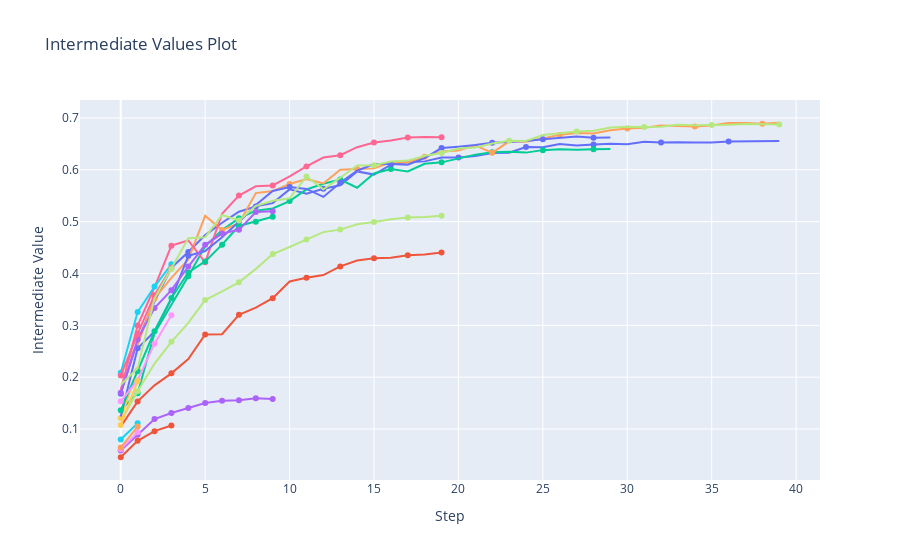

This figure's notebook cell:
### Code cell
opt_viz.plot_intermediate_values(study)

### Figure 1 — Plotly figure (JSON) as saved in the notebook; plotly's stock layout.template omitted (floating-point values rounded to 4 significant figures)
{"data": [{"marker": {"maxdisplayed": 10}, "mode": "lines+markers", "name": "Trial0", "type": "scatter", "x": [0, 1, 2, 3, 4, 5, 6, 7, 8, 9, 10, 11, 12, 13, 14, 15, 16, 17, 18, 19, 20, 21, 22, 23, 24, 25, 26, 27, 28, 29, 30, 31, 32, 33, 34, 35, 36, 37, 38, 39], "y": [0.1681, 0.2703, 0.3463, 0.4111, 0.4416, 0.474, 0.4978, 0.5192, 0.5294, 0.5357, 0.5622, 0.5539, 0.5634, 0.57, 0.5968, 0.5907, 0.61, 0.6147, 0.6162, 0.6235, 0.6236, 0.6267, 0.6324, 0.633, 0.6437, 0.6433, 0.6497, 0.6467, 0.6487, 0.6504, 0.6493, 0.6542, 0.6525, 0.6533, 0.6526, 0.6526, 0.6545, 0.6544, 0.6557, 0.6555]}, {"marker": {"maxdisplayed": 10}, "mode": "lines+markers", "name": "Trial1", "type": "scatter", "x": [0, 1, 2, 3, 4, 5, 6, 7, 8, 9, 10, 11, 12, 13, 14, 15, 16, 17, 18, 19], "y": [0.1046, 0.1533, 0.1843, 0.2074, 0.2351, 0.2823, 0.283, 0.3204, 0.3341, 0.3524, 0.3846, 0.3916, 0.397, 0.4137, 0.425, 0.4293, 0.4305, 0.435, 0.4368, 0.4405]}, {"marker": {"maxdisplayed": 10}, "mode": "lines+markers", "name": "Trial2", "type": "scatter", "x": [0, 1, 2, 3, 4, 5, 6, 7, 8, 9, 10, 11, 12, 13, 14, 15, 16, 17, 18, 19, 20, 21, 22, 23, 24, 25, 26, 27, 28, 29], "y": [0.1367, 0.1691, 0.2847, 0.3389, 0.3946, 0.4523, 0.484, 0.5063, 0.5212, 0.5253, 0.5396, 0.5621, 0.5729, 0.5811, 0.5654, 0.5928, 0.6015, 0.5969, 0.6115, 0.6143, 0.6217, 0.6292, 0.6337, 0.6347, 0.6331, 0.6379, 0.6394, 0.6386, 0.6398, 0.6399]}, {"marker": {"maxdisplayed": 10}, "mode": "lines+markers", "name": "Trial3", "type": "scatter", "x": [0, 1, 2, 3, 4, 5, 6, 7, 8, 9], "y": [0.0588, 0.0889, 0.1193, 0.1309, 0.1406, 0.1503, 0.1545, 0.1554, 0.1596, 0.1581]}, {"marker": {"maxdisplayed": 10}, "mode": "lines+markers", "name": "Trial4", "type": "scatter", "x": [0, 1, 2, 3, 4, 5, 6, 7, 8, 9, 10, 11, 12, 13, 14, 15, 16, 17, 18, 19, 20, 21, 22, 23, 24, 25, 26, 27, 28, 29, 30, 31, 32, 33, 34, 35, 36, 37, 38, 39], "y": [0.2113, 0.2626, 0.3519, 0.3915, 0.4269, 0.5113, 0.4839, 0.4965, 0.5551, 0.5589, 0.5725, 0.5823, 0.5736, 0.6001, 0.6014, 0.6027, 0.6145, 0.6139, 0.625, 0.6352, 0.6373, 0.6473, 0.6327, 0.6548, 0.6541, 0.6603, 0.6673, 0.6707, 0.6699, 0.6761, 0.6794, 0.6812, 0.6852, 0.6846, 0.6836, 0.6855, 0.6902, 0.6901, 0.6886, 0.6907]}, {"marker": {"maxdisplayed": 10}, "mode": "lines+markers", "name": "Trial5", "type": "scatter", "x": [0, 1], "y": [0.08, 0.1113]}, {"marker": {"maxdisplayed": 10}, "mode": "lines+markers", "name": "Trial6", "type": "scatter", "x": [0, 1, 2, 3, 4, 5, 6, 7, 8, 9, 10, 11, 12, 13, 14, 15, 16, 17, 18, 19], "y": [0.1756, 0.2996, 0.3734, 0.4537, 0.4637, 0.4215, 0.5153, 0.5502, 0.5681, 0.5698, 0.5871, 0.6064, 0.6235, 0.6282, 0.6435, 0.6526, 0.6563, 0.6624, 0.6632, 0.6626]}, {"marker": {"maxdisplayed": 10}, "mode": "lines+markers", "name": "Trial7", "type": "scatter", "x": [0, 1, 2, 3, 4, 5, 6, 7, 8, 9, 10, 11, 12, 13, 14, 15, 16, 17, 18, 19], "y": [0.1151, 0.1731, 0.2262, 0.2683, 0.3048, 0.3487, 0.3654, 0.3829, 0.4089, 0.4374, 0.4511, 0.4657, 0.4798, 0.4846, 0.4949, 0.4995, 0.5047, 0.5078, 0.5087, 0.5114]}, {"marker": {"maxdisplayed": 10}, "mode": "lines+markers", "name": "Trial8", "type": "scatter", "x": [0, 1], "y": [0.061, 0.0936]}, {"marker": {"maxdisplayed": 10}, "mode": "lines+markers", "name": "Trial9", "type": "scatter", "x": [0, 1], "y": [0.1212, 0.2145]}, {"marker": {"maxdisplayed": 10}, "mode": "lines+markers", "name": "Trial10", "type": "scatter", "x": [0, 1, 2, 3, 4, 5, 6, 7, 8, 9, 10, 11, 12, 13, 14, 15, 16, 17, 18, 19, 20, 21, 22, 23, 24, 25, 26, 27, 28, 29], "y": [0.1242, 0.2558, 0.2883, 0.3509, 0.4341, 0.4434, 0.4699, 0.4996, 0.5321, 0.559, 0.5667, 0.5631, 0.5477, 0.575, 0.5982, 0.6111, 0.6111, 0.6097, 0.6226, 0.6419, 0.6446, 0.6476, 0.6523, 0.6536, 0.6555, 0.6591, 0.6614, 0.664, 0.662, 0.6624]}, {"marker": {"maxdisplayed": 10}, "mode": "lines+markers", "name": "Trial11", "type": "scatter", "x": [0, 1, 2, 3], "y": [0.0456, 0.0774, 0.0959, 0.1067]}, {"marker": {"maxdisplayed": 10}, "mode": "lines+markers", "name": "Trial12", "type": "scatter", "x": [0, 1, 2, 3, 4, 5, 6, 7, 8, 9], "y": [0.1361, 0.2114, 0.2886, 0.3526, 0.4021, 0.4233, 0.4556, 0.4916, 0.5, 0.5093]}, {"marker": {"maxdisplayed": 10}, "mode": "lines+markers", "name": "Trial13", "type": "scatter", "x": [0, 1, 2, 3, 4, 5, 6, 7, 8, 9], "y": [0.1698, 0.2729, 0.3334, 0.3679, 0.4134, 0.4552, 0.477, 0.4842, 0.5185, 0.5198]}, {"marker": {"maxdisplayed": 10}, "mode": "lines+markers", "name": "Trial14", "type": "scatter", "x": [0, 1], "y": [0.0643, 0.1047]}, {"marker": {"maxdisplayed": 10}, "mode": "lines+markers", "name": "Trial15", "type": "scatter", "x": [0, 1, 2, 3], "y": [0.2087, 0.3256, 0.3747, 0.4177]}, {"marker": {"maxdisplayed": 10}, "mode": "lines+markers", "name": "Trial16", "type": "scatter", "x": [0, 1, 2, 3], "y": [0.2031, 0.2834, 0.3582, 0.411]}, {"marker": {"maxdisplayed": 10}, "mode": "lines+markers", "name": "Trial17", "type": "scatter", "x": [0, 1, 2, 3, 4, 5, 6, 7, 8, 9, 10, 11, 12, 13, 14, 15, 16, 17, 18, 19, 20, 21, 22, 23, 24, 25, 26, 27, 28, 29, 30, 31, 32, 33, 34, 35, 36, 37, 38, 39], "y": [0.1854, 0.2175, 0.3522, 0.4087, 0.4678, 0.47, 0.5128, 0.5022, 0.5303, 0.5403, 0.545, 0.5871, 0.5625, 0.5846, 0.6083, 0.6089, 0.6158, 0.6177, 0.627, 0.6324, 0.6412, 0.6428, 0.6507, 0.6558, 0.6555, 0.6672, 0.6707, 0.6736, 0.6751, 0.6816, 0.6829, 0.6823, 0.6832, 0.6867, 0.6861, 0.6864, 0.687, 0.6885, 0.6876, 0.6873]}, {"marker": {"maxdisplayed": 10}, "mode": "lines+markers", "name": "Trial18", "type": "scatter", "x": [0, 1, 2, 3], "y": [0.1535, 0.1943, 0.2647, 0.3194]}, {"marker": {"maxdisplayed": 10}, "mode": "lines+markers", "name": "Trial19", "type": "scatter", "x": [0, 1], "y": [0.1077, 0.1925]}], "layout": {"autosize": true, "showlegend": false, "title": {"text": "Intermediate Values Plot"}, "xaxis": {"autorange": true, "range": [-2.305, 41.31], "title": {"text": "Step"}, "type": "linear"}, "yaxis": {"autorange": true, "range": [-0.007636, 0.7439], "title": {"text": "Intermediate Value"}, "type": "linear"}}}
